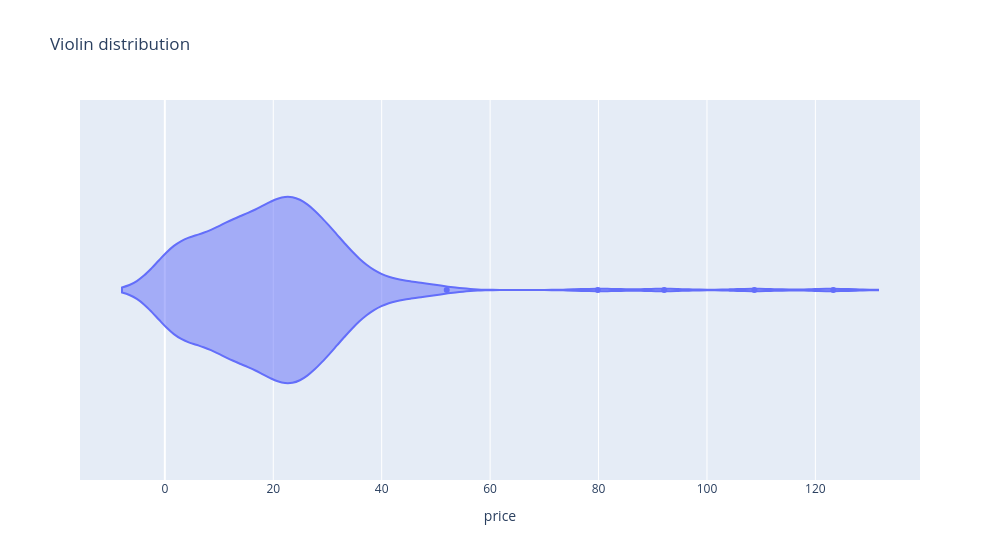

Notebook code cell kept with this figure:
### Code cell
px.violin(product_prices_df, x="price", width=1000, title ="Violin distribution")

### Figure 1 — Plotly figure (JSON) as saved in the notebook; plotly's stock layout.template omitted (floating-point values rounded to 4 significant figures; data arrays with more than 128 entries replaced by an {"elided": "..."} marker saying what was removed)
{"data": [{"alignmentgroup": "True", "box": {"visible": false}, "hovertemplate": "price=%{x}<extra></extra>", "legendgroup": "", "marker": {"color": "#636efa"}, "name": "", "offsetgroup": "", "orientation": "h", "scalegroup": "True", "showlegend": false, "type": "violin", "x": {"elided": "230 float values"}, "x0": " ", "xaxis": "x", "y0": " ", "yaxis": "y"}], "layout": {"legend": {"tracegroupgap": 0}, "title": {"text": "Violin distribution"}, "violinmode": "group", "width": 1000, "xaxis": {"anchor": "y", "domain": [0, 1], "title": {"text": "price"}}, "yaxis": {"anchor": "x", "domain": [0, 1]}}}
